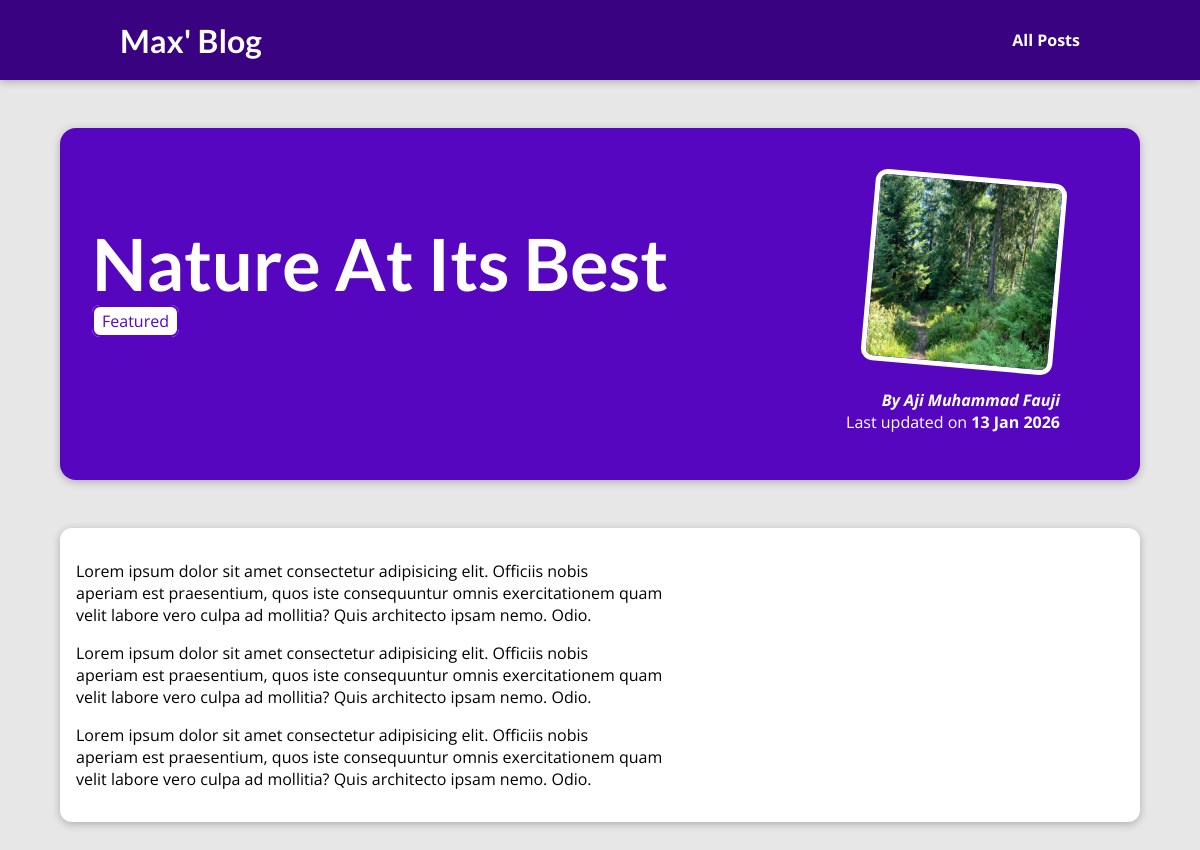
The page /posts/nature-at-its-best on the database its author committed.
### blog/models.py (models this page shows, shortened)
class Post(models.Model):
    title = models.CharField(max_length=200)
    excerpt = models.CharField(max_length=200)
    image = models.CharField(max_length=100)
    date = models.DateField(auto_now=True)
    slug = models.SlugField(default="", blank=True,
                            null=False, db_index=True)
    content = models.TextField(
        validators=[MinLengthValidator(10)], default="", blank=True)
    author = models.ForeignKey(
        Author, on_delete=models.SET_NULL, null=True)
    tag = models.ManyToManyField(Tag)

class Tag(models.Model):
    name = models.CharField(max_length=30, unique=True)

class Author(models.Model):
    first_name = models.CharField(max_length=50)
    last_name = models.CharField(max_length=50)
    email = models.EmailField(null=False, blank=False, unique=True)
    def full_name(self):
        return f"{self.first_name} {self.last_name}"
    def __str__(self):
        return self.full_name()

### blog/views.py (the view)
# urls.py: path('posts/<slug:slug>', views.post_detail,
def post_detail(request, slug):
    identifiedPost = get_object_or_404(Post, slug=slug)
    return render(request, 'blog/post_detail.html', {'post': identifiedPost, 'tags': identifiedPost.tag.all()})

### blog/templates/blog/post_detail.html (shortened to what this page needs)
{% extends "base.html" %}
{% load static %}
{% block css_file %}
<link rel="stylesheet" href="{% static "blog/post-detail.css" %}" />
{% endblock %}
{% block content %}
<section id="summary">
  <h2>{{ post.title }}</h2>
  <div>
    {% for tag in tags %}
       <span class="tag">{{ tag.name }}</span>
    {% endfor %}
  </div>
  <article>
    <img src="{% static "blog/images/"|add:post.image %}" alt="{{ post.title }}" />
    <address>By
      <a href="mailto:{{ post.email }}">{{ post.author }}</a>
    </address>
    <div>Last updated on <time>{{ post.date|date:"d M Y" }}</time></div>
  </article>
</section>
<main>
  <p>
    {{ post.content|linebreaks }}
  </p>
</main>
{% endblock %}

### static/app.css (style rules this page uses)
* { box-sizing: border-box; }
html { font-family: 'Open Sans', 'Lato', sans-serif; }
body { margin: 0 !important; }
h1, h2, h3 { font-family: 'Lato', sans-serif; font-weight: bold; }

### blog/static/blog/post-detail.css (style rules this page uses)
body { background-color: #e7e7e7; }
#summary { margin: 8rem auto 3rem auto; padding: 2rem; width: 90%; max-width: 90rem; border-radius: 16px; background-color: #5706c0; position: relative; box-shadow: 0 2px 8px rgba(0, 0, 0, 0.25); height: 22rem; }
#summary h2 { color: white; font-size: 4.5rem; margin-bottom: 0.25rem; }
#summary article { position: absolute; top: 2rem; right: 3rem; padding: 1rem 2rem; border-radius: 12px; text-align: right; color: white; }
#summary article img { width: 12rem; height: 12rem; border-radius: 12px; transform: rotateZ(5deg); border: 5px solid white; margin-bottom: 1rem; }
#summary address { font-weight: bold; }
#summary a { color: white !important; text-decoration: none; }
#summary time { font-weight: bold; }
main { width: 90%; max-width: 90rem; margin: 3rem auto; background-color: white; padding: 1rem; border-radius: 12px; box-shadow: 0 2px 8px rgba(0, 0, 0, 0.25); }
.tag { background-color: white; color: #5706c0; padding: 0.2rem 0.5rem; border: 2px solid #5706c0; border-radius: 8px; }

### rows shown on the page
Post: title "Nature At Its Best", image (picture), author "Aji Muhammad Fauji", date "13 Jan 2026", content "Lorem ipsum dolor sit amet consectetur adipisicing elit. Officiis nobis aperiam est praesentium, quos iste consequuntur omnis exercitationem quam velit labore vero culpa ad mollitia? Quis architecto ipsam nemo. Odio. Lorem ipsum dolor sit amet consectetur adipisicing elit. Officiis nobis aperiam est praesentium, quos iste consequuntur omnis exercitationem quam velit labore vero culpa ad mollitia? Quis architecto ipsam nemo. Odio. Lorem ipsum dolor sit amet consectetur adipisicing elit. Officiis nobis aperiam est praesentium, quos iste consequuntur omnis exercitationem quam velit labore vero culpa ad mollitia? Quis architecto ipsam nemo. Odio."
Tag: name "Featured"
